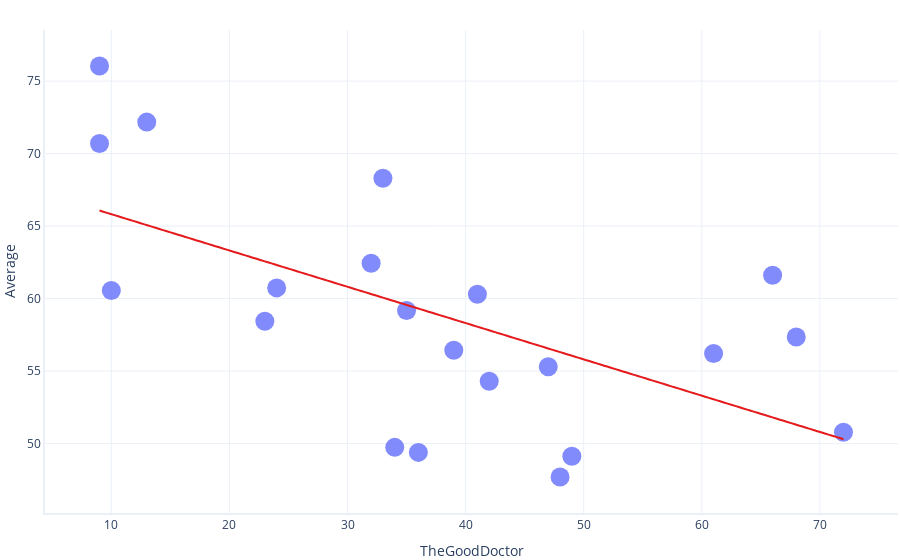

The cell this chart's notebook holds for it:
### Code cell
model1 = smf.ols(formula=formula, data = train).fit()
graphing.scatter_2D(train, "EmergencyNYC", "Average", trendline = lambda x: model1.params[1] * x + model1.params[0])
